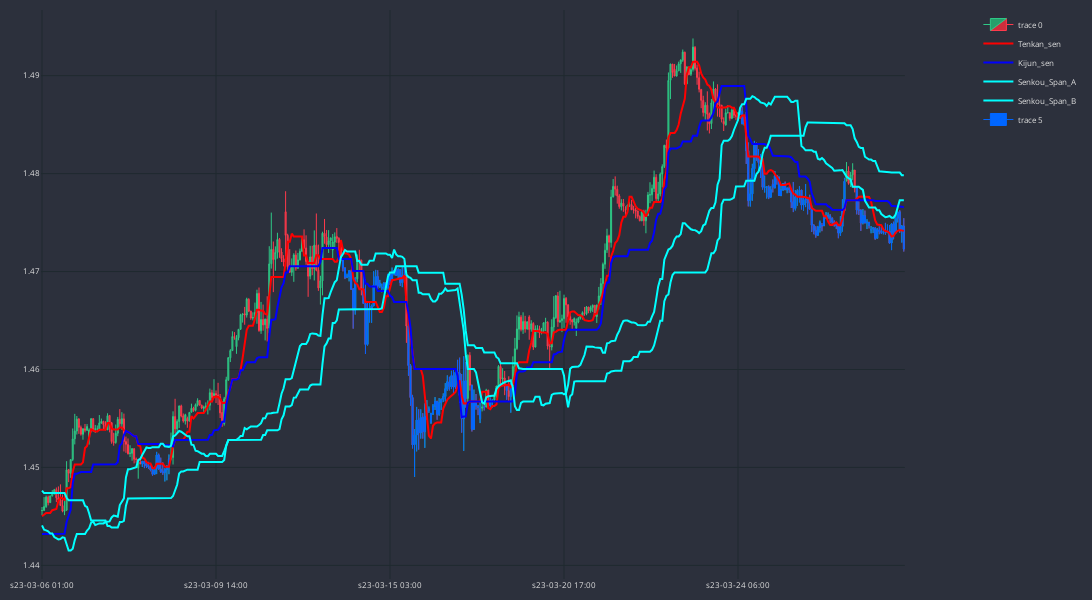

This figure's notebook cell:
### Code cell
cp = CandlePlot(df_an, candles=True)
# cp.show_plot(sec_traces=[])

cp.fig.add_trace(go.Scatter(
    x=cp.df_plot.sTime,
    y=cp.df_plot['Tenkan_sen'],
    line=dict(width=2,color="#FF0000"),
#     line_shape="spline",
    name='Tenkan_sen'
    ) )
cp.fig.add_trace(go.Scatter(
    x=cp.df_plot.sTime,
    y=cp.df_plot['Kijun_sen'],
    line=dict(width=2,color="#0000FF"),
    name='Kijun_sen'
    ) )

cp.fig.add_trace(go.Scatter(
    x=cp.df_plot.sTime,
    y=cp.df_plot['Senkou_Span_A'],
    line=dict(width=2,color="#00FFFF"),
    name='Senkou_Span_A'
    ) )

cp.fig.add_trace(go.Scatter(
    x=cp.df_plot.sTime,
    y=cp.df_plot['Senkou_Span_B'],
    line=dict(width=2,color="#00FFFF"),
    name='Senkou_Span_B'
    ) )

MARKER = '#0066FF'

df_temp = cp.df_plot[cp.df_plot.Senkou_Span_A_touch==-1]
cp.fig.add_trace(go.Candlestick(
                x=df_temp.sTime,
                open=df_temp.open,
                high=df_temp.high,
                low=df_temp.low,
                close=df_temp.close,
                line=dict(width=1), opacity=1,
                increasing_fillcolor=MARKER,
                decreasing_fillcolor=MARKER,
                increasing_line_color=MARKER,  
                decreasing_line_color=MARKER
            ))
cp.show_plot()

### Figure 1 — Plotly figure (JSON) as saved in the notebook; plotly's stock layout.template omitted (floating-point values rounded to 4 significant figures; data arrays with more than 128 entries replaced by an {"elided": "..."} marker saying what was removed)
{"data": [{"close": {"elided": "422 float values"}, "decreasing": {"fillcolor": "#CC2E3C", "line": {"color": "#FF3A4C"}}, "high": {"elided": "422 float values"}, "increasing": {"fillcolor": "#24A06B", "line": {"color": "#2EC886"}}, "line": {"width": 1}, "low": {"elided": "422 float values"}, "opacity": 1, "open": {"elided": "422 float values"}, "type": "candlestick", "x": {"elided": "422 str values"}}, {"line": {"color": "#FF0000", "width": 2}, "name": "Tenkan_sen", "type": "scatter", "x": {"elided": "422 str values"}, "y": {"elided": "422 float values"}}, {"line": {"color": "#0000FF", "width": 2}, "name": "Kijun_sen", "type": "scatter", "x": {"elided": "422 str values"}, "y": {"elided": "422 float values"}}, {"line": {"color": "#00FFFF", "width": 2}, "name": "Senkou_Span_A", "type": "scatter", "x": {"elided": "422 str values"}, "y": {"elided": "422 float values"}}, {"line": {"color": "#00FFFF", "width": 2}, "name": "Senkou_Span_B", "type": "scatter", "x": {"elided": "422 str values"}, "y": {"elided": "422 float values"}}, {"close": {"elided": "157 float values"}, "decreasing": {"fillcolor": "#0066FF", "line": {"color": "#0066FF"}}, "high": {"elided": "157 float values"}, "increasing": {"fillcolor": "#0066FF", "line": {"color": "#0066FF"}}, "line": {"width": 1}, "low": {"elided": "157 float values"}, "opacity": 1, "open": {"elided": "157 float values"}, "type": "candlestick", "x": {"elided": "157 str values"}}], "layout": {"font": {"color": "#e1e1e1", "size": 8}, "height": 600, "margin": {"b": 10, "l": 10, "r": 10, "t": 10}, "paper_bgcolor": "#2c303c", "plot_bgcolor": "#2c303c", "width": 1400, "xaxis": {"anchor": "y", "domain": [0, 0.94], "gridcolor": "#1f292f", "nticks": 5, "rangeslider": {"visible": false}}, "yaxis": {"anchor": "x", "domain": [0, 1], "gridcolor": "#1f292f"}, "yaxis2": {"anchor": "x", "gridcolor": "#1f292f", "overlaying": "y", "side": "right"}}}
